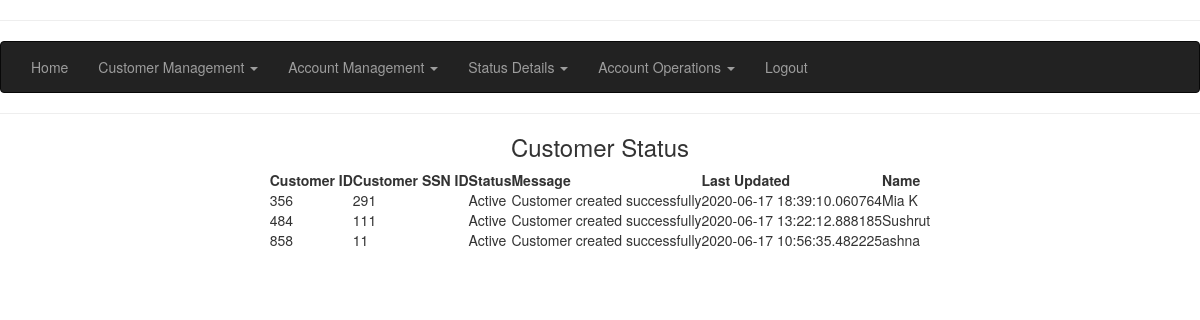
Page /execpage/customer-status on the earlier database version.
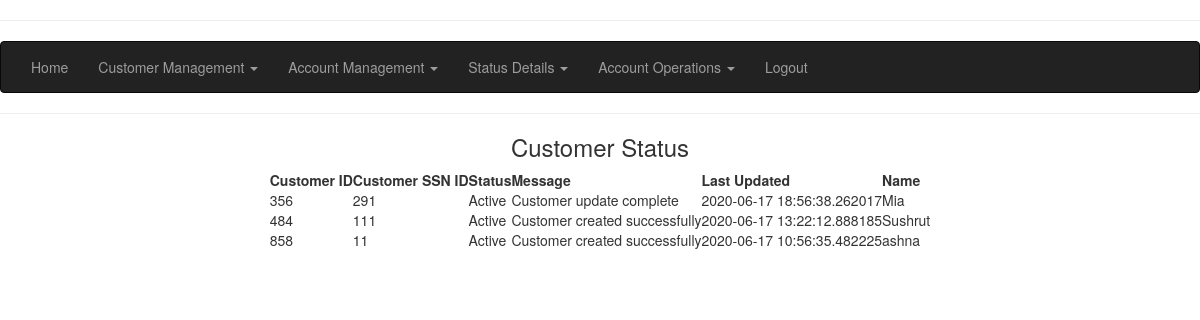
Same page on the later database version.
### app.py (models this page shows, shortened)
class Customer(db.Model):
    customerid = db.Column(db.Integer, primary_key=True, nullable=False)
    customerssn = db.Column(db.Integer, nullable=False)
    customeraccno = db.Column(db.Integer, nullable=False, default=0)
    customeracctype = db.Column(db.String(15), nullable=False, default='N/A')
    customerstatus = db.Column(db.String(15), nullable=False, default='Active')
    customermsg = db.Column(db.String(50), nullable=False, default='Customer created successfully')
    customerupd = db.Column(db.DateTime, nullable=False, default=datetime.utcnow)
    customerage = db.Column(db.Integer, nullable=False)
    customername = db.Column(db.String(30), nullable=False)
    customeraddr = db.Column(db.String(100), nullable=False)
    customerstate = db.Column(db.String(20), nullable=False)
    customercity = db.Column(db.String(20), nullable=False)

### app.py (the view)
@app.route('/execpage/customer-status', methods=['GET','POST'])
def show_customer_details():
    records = Customer.query.all()
    return render_template('customerstatus.html',records=records)

### app.py (called while the page is built)
@app.before_request
def before_request():
    g.username=None
    if 'username' in session:
        g.username = session['username']

### templates/customerstatus.html (shortened to what this page needs)
<!DOCTYPE html>
<html lang="en">
<head>
    <link rel="stylesheet" href="https://maxcdn.bootstrapcdn.com/bootstrap/3.4.1/css/bootstrap.min.css">
    <link rel="stylesheet" href="https://unpkg.com/purecss@2.0.3/build/pure-min.css">
</head>
<body>
<hr>
<nav class="navbar navbar-inverse">
    <div class="container-fluid">
      <ul class="nav navbar-nav">
        <li><a href="/execpage">Home</a></li>
        <li class="dropbtn"><a class="dropdown-toggle" data-toggle="dropdown" href="#">Customer Management <span class="caret"></span></a>
        </li>
        <li class="dropdown"><a class="dropdown-toggle" data-toggle="dropdown" href="#">Account Management <span class="caret"></span></a>
        </li>
        <li class="dropdown"><a class="dropdown-toggle" data-toggle="dropdown" href="#">Status Details <span class="caret"></span></a>
        </li>
        <li class="dropdown"><a class="dropdown-toggle" data-toggle="dropdown" href="#">Account Operations <span class="caret"></span></a>
        </li>
        <li><a href="/logout">Logout</a></li>
      </ul>
    </div>
  </nav>
<hr>
<h3 style="text-align:center">Customer Status</h3>
<table class="pure-table pure-table-bordered">
    <thead>
        <tr>
            <th>Customer ID</th>
            <th>Customer SSN ID</th>
            <th>Status</th>
            <th>Message</th>
            <th>Last Updated</th>
            <th>Name</th>
        </tr>
    </thead>
    <tbody>
        {% for r in records %}
        <tr>
            <td>{{ r.customerid }}</td>
            <td>{{ r.customerssn }}</td>
            <td>{{ r.customerstatus }}</td>
            <td>{{ r.customermsg }}</td>
            <td>{{ r.customerupd }}</td>
            <td>{{ r.customername }}</td>
        </tr>
        {% endfor %}
    </tbody>
</table>
</body>
</html>

### templates/customerstatus.html (style rules this page uses)
table { margin-left: auto; margin-right: auto; }

Differences in the rows shown:
changed Customer id 356: customermsg "Customer created successfully" → "Customer update complete"; customerupd "2020-06-17 18:39:10.060764" → "2020-06-17 18:56:38.262017"; customername "Mia K" → "Mia"
